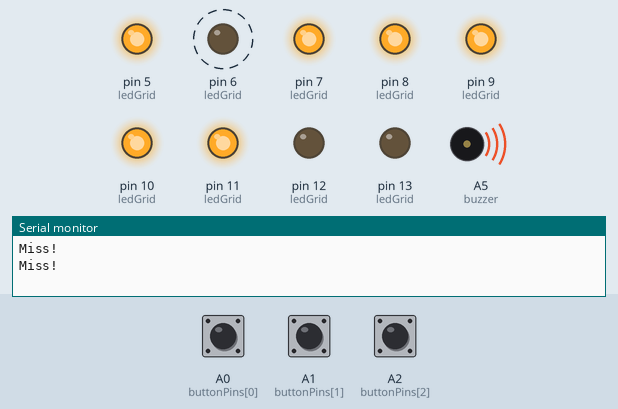
Simulated run of this sketch. Board: Arduino Uno, built with avr-gcc and run on an emulated ATmega328P. Shown: output pins drawn as LEDs (lit = HIGH), buzzer (waves = sounding), the last lines printed to the serial monitor. Dashed ring = blinking. Inputs (shaded band) come from the test bench; at power-on: A0 (buttonPins[0]) HIGH, A2 (buttonPins[2]) HIGH, A1 (buttonPins[1]) HIGH.

Above: at 3.7 s.
3.8 s: A0 (buttonPins[0]) pulled LOW for 0.45 s
At 4.4 s:
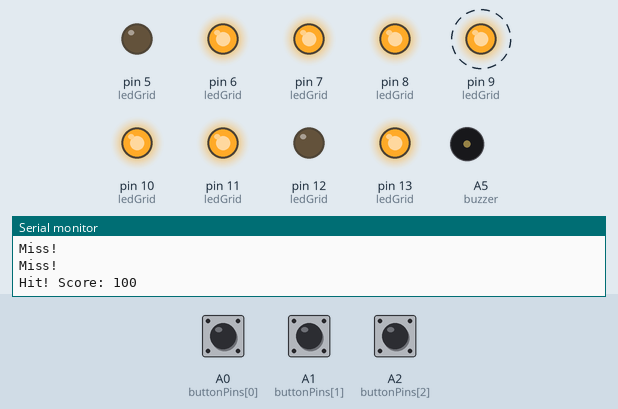
7.3 s: A2 (buttonPins[2]) pulled LOW for 0.45 s
At 8.6 s:
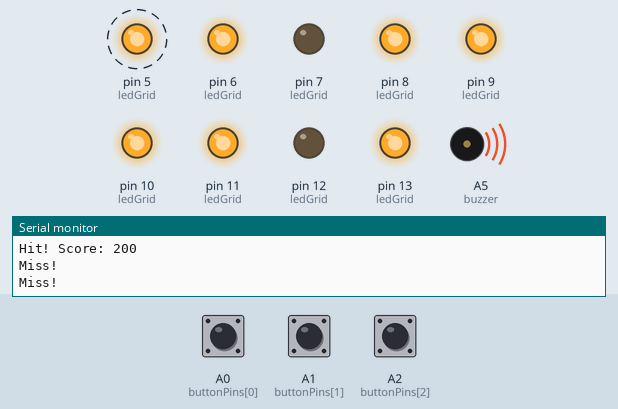
10.8 s: A1 (buttonPins[1]) pulled LOW for 1 s
At 10.88 s:
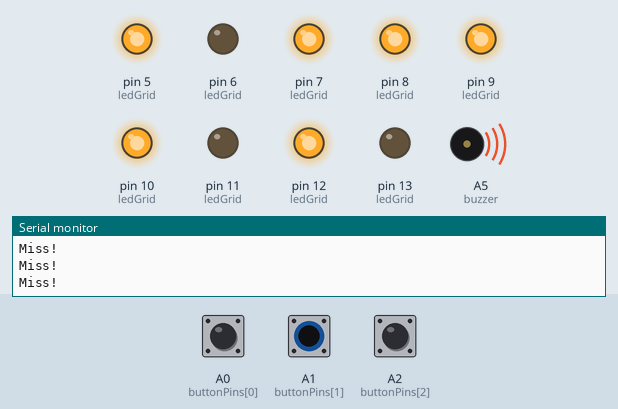
14.3 s: A1 (buttonPins[1]) pulled LOW for 0.45 s
At 14.38 s:
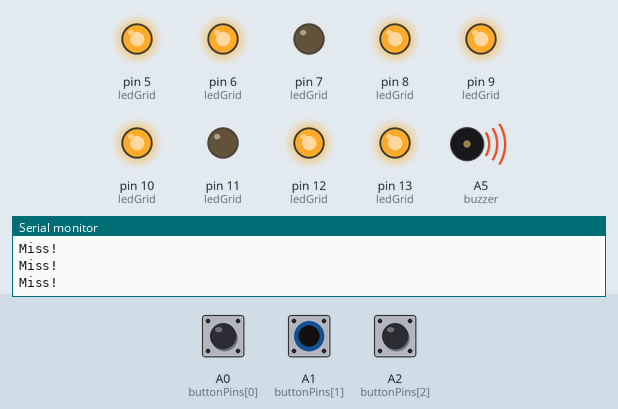
18.2 s: A0 (buttonPins[0]) pulled LOW for 1 s
21.7 s: A2 (buttonPins[2]) pulled LOW for 1 s
Timing chart, 0 to 29.0 s (numbered marks = the images above; inputs shaded):
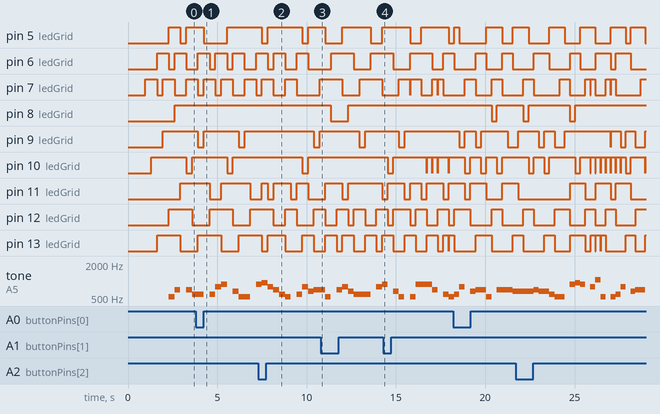

Measured:
- by itself, pin 8 (ledGrid): alternates HIGH for 2.3 s and LOW for 0.29 s, 4 changes in all, then stays HIGH
- by itself, tone on A5 (buzzer): plays 698 Hz for 0.29 s, 659 Hz for 0.58 s, 587 Hz for 0.29 s, 523 Hz for 0.58 s, 880 Hz for 0.29 s, 932 Hz for 0.29 s … (15 notes in this stretch)

The sketch:

osu.ino
```cpp
// #include "merrychristmas.ino"
//------------------------------------

#define NOTE_B0  31
#define NOTE_C1  33
#define NOTE_CS1 35
#define NOTE_D1  37
#define NOTE_DS1 39
#define NOTE_E1  41
#define NOTE_F1  44
#define NOTE_FS1 46
#define NOTE_G1  49
#define NOTE_GS1 52
#define NOTE_A1  55
#define NOTE_AS1 58
#define NOTE_B1  62
#define NOTE_C2  65
#define NOTE_CS2 69
#define NOTE_D2  73
#define NOTE_DS2 78
#define NOTE_E2  82
#define NOTE_F2  87
#define NOTE_FS2 93
#define NOTE_G2  98
#define NOTE_GS2 104
#define NOTE_A2  110
#define NOTE_AS2 117
#define NOTE_B2  123
#define NOTE_C3  131
#define NOTE_CS3 139
#define NOTE_D3  147
#define NOTE_DS3 156
#define NOTE_E3  165
#define NOTE_F3  175
#define NOTE_FS3 185
#define NOTE_G3  196
#define NOTE_GS3 208
#define NOTE_A3  220
#define NOTE_AS3 233
#define NOTE_B3  247
#define NOTE_C4  262
#define NOTE_CS4 277
#define NOTE_D4  294
#define NOTE_DS4 311
#define NOTE_E4  330
#define NOTE_F4  349
#define NOTE_FS4 370
#define NOTE_G4  392
#define NOTE_GS4 415
#define NOTE_A4  440
#define NOTE_AS4 466
#define NOTE_B4  494
#define NOTE_C5  523
#define NOTE_CS5 554
#define NOTE_D5  587
#define NOTE_DS5 622
#define NOTE_E5  659
#define NOTE_F5  698
#define NOTE_FS5 740
#define NOTE_G5  784
#define NOTE_GS5 831
#define NOTE_A5  880
#define NOTE_AS5 932
#define NOTE_B5  988
#define NOTE_C6  1047
#define NOTE_CS6 1109
#define NOTE_D6  1175
#define NOTE_DS6 1245
#define NOTE_E6  1319
#define NOTE_F6  1397
#define NOTE_FS6 1480
#define NOTE_G6  1568
#define NOTE_GS6 1661
#define NOTE_A6  1760
#define NOTE_AS6 1865
#define NOTE_B6  1976
#define NOTE_C7  2093
#define NOTE_CS7 2217
#define NOTE_D7  2349
#define NOTE_DS7 2489
#define NOTE_E7  2637
#define NOTE_F7  2794
#define NOTE_FS7 2960
#define NOTE_G7  3136
#define NOTE_GS7 3322
#define NOTE_A7  3520
#define NOTE_AS7 3729
#define NOTE_B7  3951
#define NOTE_C8  4186
#define NOTE_CS8 4435
#define NOTE_D8  4699
#define NOTE_DS8 4978
#define REST      0


// change this to whichever pin you want to use
int buzzer = A5;
// change this to make the song slower or faster
int tempo = 160;


// notes of the moledy followed by the duration.
// a 4 means a quarter note, 8 an eighteenth , 16 sixteenth, so on
// !!negative numbers are used to represent dotted notes,
// so -4 means a dotted quarter note, that is, a quarter plus an eighteenth!!
int melody[] = {

  // We Wish You a Merry Christmas
  // Score available at https://musescore.com/user/6208766/scores/1497501

  NOTE_C5,4, //1
  NOTE_F5,4, NOTE_F5,8, NOTE_G5,8, NOTE_F5,8, NOTE_E5,8,
  NOTE_D5,4, NOTE_D5,4, NOTE_D5,4,
  NOTE_G5,4, NOTE_G5,8, NOTE_A5,8, NOTE_G5,8, NOTE_F5,8,
  NOTE_E5,4, NOTE_C5,4, NOTE_C5,4,
  NOTE_A5,4, NOTE_A5,8, NOTE_AS5,8, NOTE_A5,8, NOTE_G5,8,
  NOTE_F5,4, NOTE_D5,4, NOTE_C5,8, NOTE_C5,8,
  NOTE_D5,4, NOTE_G5,4, NOTE_E5,4,

  NOTE_F5,2, NOTE_C5,4, //8
  NOTE_F5,4, NOTE_F5,8, NOTE_G5,8, NOTE_F5,8, NOTE_E5,8,
  NOTE_D5,4, NOTE_D5,4, NOTE_D5,4,
  NOTE_G5,4, NOTE_G5,8, NOTE_A5,8, NOTE_G5,8, NOTE_F5,8,
  NOTE_E5,4, NOTE_C5,4, NOTE_C5,4,
  NOTE_A5,4, NOTE_A5,8, NOTE_AS5,8, NOTE_A5,8, NOTE_G5,8,
  NOTE_F5,4, NOTE_D5,4, NOTE_C5,8, NOTE_C5,8,
  NOTE_D5,4, NOTE_G5,4, NOTE_E5,4,
  NOTE_F5,2, NOTE_C5,4,

  NOTE_F5,4, NOTE_F5,4, NOTE_F5,4,//17
  NOTE_E5,2, NOTE_E5,4,
  NOTE_F5,4, NOTE_E5,4, NOTE_D5,4,
  NOTE_C5,2, NOTE_A5,4,
  NOTE_AS5,4, NOTE_A5,4, NOTE_G5,4,
  NOTE_C6,4, NOTE_C5,4, NOTE_C5,8, NOTE_C5,8,
  NOTE_D5,4, NOTE_G5,4, NOTE_E5,4,
  NOTE_F5,2, NOTE_C5,4,
  NOTE_F5,4, NOTE_F5,8, NOTE_G5,8, NOTE_F5,8, NOTE_E5,8,
  NOTE_D5,4, NOTE_D5,4, NOTE_D5,4,

  NOTE_G5,4, NOTE_G5,8, NOTE_A5,8, NOTE_G5,8, NOTE_F5,8, //27
  NOTE_E5,4, NOTE_C5,4, NOTE_C5,4,
  NOTE_A5,4, NOTE_A5,8, NOTE_AS5,8, NOTE_A5,8, NOTE_G5,8,
  NOTE_F5,4, NOTE_D5,4, NOTE_C5,8, NOTE_C5,8,
  NOTE_D5,4, NOTE_G5,4, NOTE_E5,4,
  NOTE_F5,2, NOTE_C5,4,
  NOTE_F5,4, NOTE_F5,4, NOTE_F5,4,
  NOTE_E5,2, NOTE_E5,4,
  NOTE_F5,4, NOTE_E5,4, NOTE_D5,4,

  NOTE_C5,2, NOTE_A5,4,//36
  NOTE_AS5,4, NOTE_A5,4, NOTE_G5,4,
  NOTE_C6,4, NOTE_C5,4, NOTE_C5,8, NOTE_C5,8,
  NOTE_D5,4, NOTE_G5,4, NOTE_E5,4,
  NOTE_F5,2, NOTE_C5,4,
  NOTE_F5,4, NOTE_F5,8, NOTE_G5,8, NOTE_F5,8, NOTE_E5,8,
  NOTE_D5,4, NOTE_D5,4, NOTE_D5,4,
  NOTE_G5,4, NOTE_G5,8, NOTE_A5,8, NOTE_G5,8, NOTE_F5,8,
  NOTE_E5,4, NOTE_C5,4, NOTE_C5,4,

  NOTE_A5,4, NOTE_A5,8, NOTE_AS5,8, NOTE_A5,8, NOTE_G5,8,//45
  NOTE_F5,4, NOTE_D5,4, NOTE_C5,8, NOTE_C5,8,
  NOTE_D5,4, NOTE_G5,4, NOTE_E5,4,
  NOTE_F5,2, NOTE_C5,4,
  NOTE_F5,4, NOTE_F5,8, NOTE_G5,8, NOTE_F5,8, NOTE_E5,8,
  NOTE_D5,4, NOTE_D5,4, NOTE_D5,4,
  NOTE_G5,4, NOTE_G5,8, NOTE_A5,8, NOTE_G5,8, NOTE_F5,8,
  NOTE_E5,4, NOTE_C5,4, NOTE_C5,4,

  NOTE_A5,4, NOTE_A5,8, NOTE_AS5,8, NOTE_A5,8, NOTE_G5,8, //53
  NOTE_F5,4, NOTE_D5,4, NOTE_C5,8, NOTE_C5,8,
  NOTE_D5,4, NOTE_G5,4, NOTE_E5,4,
  NOTE_F5,2, REST,4
};

const int rows = 3;
const int columns = 3;

// Top row to bottom row, left to right in each row.
const int ledGrid[rows][columns] = {
  {7, 10, 13},
  {6, 9, 12},
  {5, 8, 11}
};

const int buttonPins[columns] = {A0, A1, A2};

// 0 = left, 1 = center, 2 = right, -1 = no playable note.
const int trackLength = 32;
const int noteSequence[trackLength] = {
  0, 1, 2, 1,
  0, 1, 2, 1,
  0, 1, 2, 1,
  0, 1, 2, 1,
  0, 1, 2, 1,
  0, 1, 2, 1,
  0, 1, 2, 1,
  0, 1, 2, 1
};

const int melodyNoteCount = sizeof(melody) / sizeof(melody[0]) / 2;
const int wholenote = (60000 * 4) / tempo;

const unsigned long startDelay = 2000;
const unsigned long rowSpeed = 650;
const unsigned long travelTime = rowSpeed * (rows - 1);
const unsigned long hitWindow = 300;
const unsigned long bottomHoldTime = 900;

bool noteDone[melodyNoteCount];
unsigned long startTime;
int score = 0;
int currentSongNote = -1;

int noteDurationFor(int divider) {
  if (divider > 0) {
    return wholenote / divider;
  }

  int dottedDuration = wholenote / abs(divider);
  return dottedDuration * 3 / 2;
}

unsigned long melodyStartTime(int noteIndex) {
  unsigned long total = 0;

  for (int i = 0; i < noteIndex; i++) {
    total += noteDurationFor(melody[i * 2 + 1]);
  }

  return total;
}

void setup() {
  for (int row = 0; row < rows; row++) {
    for (int col = 0; col < columns; col++) {
      pinMode(ledGrid[row][col], OUTPUT);
      digitalWrite(ledGrid[row][col], LOW);
    }
  }

  for (int lane = 0; lane < columns; lane++) {
    pinMode(buttonPins[lane], INPUT_PULLUP);
  }

  pinMode(buzzer, OUTPUT);
  Serial.begin(9600);
  startTime = millis();
}

void loop() {
  unsigned long gameTime = millis() - startTime;

  updateSong(gameTime);
  clearDisplay();
  updateGame(gameTime);
}

void updateSong(unsigned long gameTime) {
  if (gameTime < startDelay) {
    noTone(buzzer);
    return;
  }

  unsigned long songTime = gameTime - startDelay;
  unsigned long elapsed = 0;

  for (int noteIndex = 0; noteIndex < melodyNoteCount; noteIndex++) {
    int pitch = melody[noteIndex * 2];
    int duration = noteDurationFor(melody[noteIndex * 2 + 1]);

    if (songTime >= elapsed && songTime < elapsed + duration) {
      if (currentSongNote != noteIndex) {
        currentSongNote = noteIndex;

        if (pitch == REST) {
          noTone(buzzer);
        } else {
          tone(buzzer, pitch);
        }
      }

      if (songTime - elapsed > duration * 9 / 10) {
        noTone(buzzer);
      }

      return;
    }

    elapsed += duration;
  }

  noTone(buzzer);
}

void updateGame(unsigned long gameTime) {
  for (int noteIndex = 0; noteIndex < melodyNoteCount; noteIndex++) {
    int lane = noteSequence[noteIndex % trackLength];

    if (lane < 0 || lane >= columns || noteDone[noteIndex]) {
      continue;
    }

    unsigned long hitTime = startDelay + melodyStartTime(noteIndex);
    unsigned long spawnTime = hitTime - travelTime;

    if (gameTime >= spawnTime && gameTime <= hitTime + bottomHoldTime) {
      int row = (gameTime - spawnTime) / rowSpeed;

      if (row >= rows) {
        row = rows - 1;
      }

      digitalWrite(ledGrid[row][lane], HIGH);
    }

    if (abs((long)gameTime - (long)hitTime) <= (long)hitWindow) {
      if (digitalRead(buttonPins[lane]) == LOW) {
        noteDone[noteIndex] = true;
        score += 100;

        Serial.print("Hit! Score: ");
        Serial.println(score);
      }
    }

    if (gameTime > hitTime + bottomHoldTime) {
      noteDone[noteIndex] = true;
      Serial.println("Miss!");
    }
  }
}

void clearDisplay() {
  for (int row = 0; row < rows; row++) {
    for (int col = 0; col < columns; col++) {
      digitalWrite(ledGrid[row][col], LOW);
    }
  }
}
```
